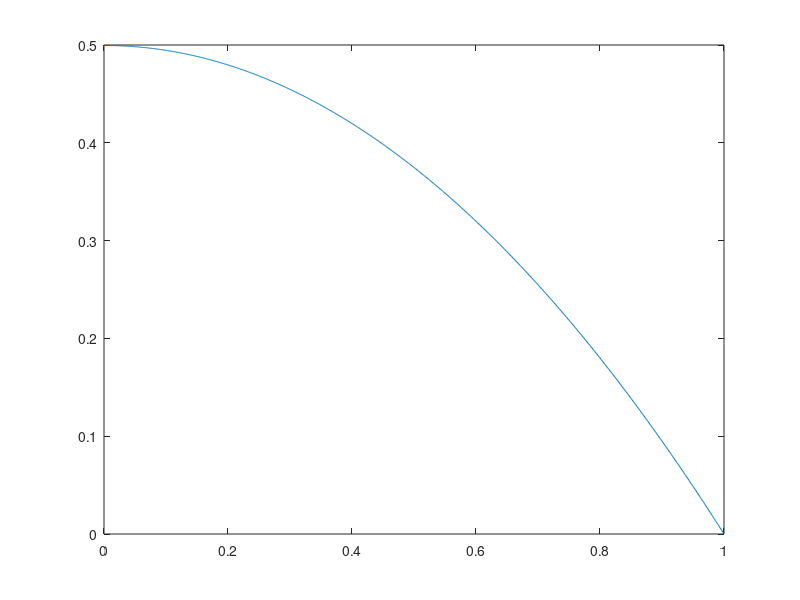

MATLAB code for this plot:
n=1000;
h=1/(n+1);
t=[2,-1,zeros(1,n-2)];
K=toeplitz(t);
K(1,1)=1;
y=h*h*ones(n,1);
rank(K);
x=0:n+1;
xx=h*x;
uu=K\y;
u=[uu(1,1);uu;uu(n,1)];
plot(xx,u)
x2=xx.*xx;
ureal=0.5*(ones(n+2,1)-x2');
err=ureal-u;
err_norm=norm(err,'inf');
disp('error norm=:')
disp(err_norm)